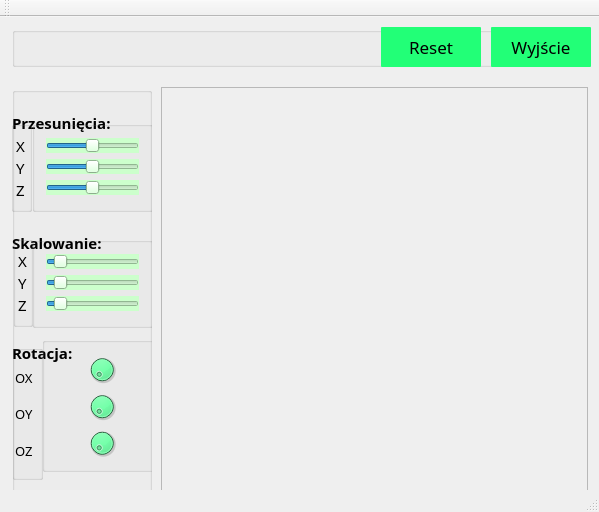
<?xml version="1.0" encoding="UTF-8"?>
<ui version="4.0">
 <class>MyWindow</class>
 <widget class="QMainWindow" name="MyWindow">
  <property name="geometry">
   <rect>
    <x>0</x>
    <y>0</y>
    <width>599</width>
    <height>512</height>
   </rect>
  </property>
  <property name="windowTitle">
   <string>Bryła 3D</string>
  </property>
  <widget class="QWidget" name="centralWidget">
   <widget class="QFrame" name="frame">
    <property name="geometry">
     <rect>
      <x>161</x>
      <y>70</y>
      <width>427</width>
      <height>427</height>
     </rect>
    </property>
    <property name="frameShape">
     <enum>QFrame::StyledPanel</enum>
    </property>
    <property name="frameShadow">
     <enum>QFrame::Raised</enum>
    </property>
   </widget>
   <widget class="QGroupBox" name="groupBox">
    <property name="geometry">
     <rect>
      <x>12</x>
      <y>70</y>
      <width>140</width>
      <height>427</height>
     </rect>
    </property>
    <property name="title">
     <string/>
    </property>
    <widget class="QLabel" name="Translacja">
     <property name="geometry">
      <rect>
       <x>0</x>
       <y>20</y>
       <width>131</width>
       <height>31</height>
      </rect>
     </property>
     <property name="font">
      <font>
       <family>Segoe UI Light</family>
       <pointsize>11</pointsize>
       <weight>75</weight>
       <bold>true</bold>
      </font>
     </property>
     <property name="text">
      <string>Przesunięcia:</string>
     </property>
    </widget>
    <widget class="QLabel" name="Skalowanie">
     <property name="geometry">
      <rect>
       <x>0</x>
       <y>140</y>
       <width>131</width>
       <height>31</height>
      </rect>
     </property>
     <property name="font">
      <font>
       <family>Segoe UI Light</family>
       <pointsize>11</pointsize>
       <weight>75</weight>
       <bold>true</bold>
      </font>
     </property>
     <property name="text">
      <string>Skalowanie:</string>
     </property>
    </widget>
    <widget class="QLabel" name="Rotacja">
     <property name="geometry">
      <rect>
       <x>0</x>
       <y>250</y>
       <width>141</width>
       <height>31</height>
      </rect>
     </property>
     <property name="font">
      <font>
       <family>Segoe UI Light</family>
       <pointsize>11</pointsize>
       <weight>75</weight>
       <bold>true</bold>
      </font>
     </property>
     <property name="text">
      <string>Rotacja:</string>
     </property>
    </widget>
    <widget class="QGroupBox" name="g1_2">
     <property name="geometry">
      <rect>
       <x>-1</x>
       <y>34</y>
       <width>21</width>
       <height>91</height>
      </rect>
     </property>
     <property name="font">
      <font>
       <family>Segoe UI Light</family>
       <pointsize>11</pointsize>
      </font>
     </property>
     <layout class="QVBoxLayout" name="g1">
      <property name="leftMargin">
       <number>2</number>
      </property>
      <property name="rightMargin">
       <number>2</number>
      </property>
      <item>
       <widget class="QLabel" name="x1">
        <property name="text">
         <string>X</string>
        </property>
       </widget>
      </item>
      <item>
       <widget class="QLabel" name="y1">
        <property name="text">
         <string>Y</string>
        </property>
       </widget>
      </item>
      <item>
       <widget class="QLabel" name="z1">
        <property name="text">
         <string>Z</string>
        </property>
       </widget>
      </item>
     </layout>
    </widget>
    <widget class="QGroupBox" name="g2">
     <property name="geometry">
      <rect>
       <x>20</x>
       <y>34</y>
       <width>121</width>
       <height>91</height>
      </rect>
     </property>
     <layout class="QVBoxLayout" name="verticalLayout_3">
      <item>
       <widget class="QSlider" name="translacjaX">
        <property name="styleSheet">
         <string notr="true">background:#CCFFCC;</string>
        </property>
        <property name="minimum">
         <number>-400</number>
        </property>
        <property name="maximum">
         <number>400</number>
        </property>
        <property name="sliderPosition">
         <number>0</number>
        </property>
        <property name="orientation">
         <enum>Qt::Horizontal</enum>
        </property>
       </widget>
      </item>
      <item>
       <widget class="QSlider" name="translacjaY">
        <property name="styleSheet">
         <string notr="true">background:#CCFFCC;</string>
        </property>
        <property name="minimum">
         <number>-400</number>
        </property>
        <property name="maximum">
         <number>400</number>
        </property>
        <property name="sliderPosition">
         <number>0</number>
        </property>
        <property name="orientation">
         <enum>Qt::Horizontal</enum>
        </property>
       </widget>
      </item>
      <item>
       <widget class="QSlider" name="translacjaZ">
        <property name="styleSheet">
         <string notr="true">background:#CCFFCC;</string>
        </property>
        <property name="minimum">
         <number>-400</number>
        </property>
        <property name="maximum">
         <number>400</number>
        </property>
        <property name="orientation">
         <enum>Qt::Horizontal</enum>
        </property>
       </widget>
      </item>
     </layout>
    </widget>
    <widget class="QGroupBox" name="g3">
     <property name="geometry">
      <rect>
       <x>1</x>
       <y>149</y>
       <width>20</width>
       <height>91</height>
      </rect>
     </property>
     <property name="font">
      <font>
       <family>Segoe UI Light</family>
       <pointsize>11</pointsize>
      </font>
     </property>
     <layout class="QVBoxLayout" name="verticalLayout_2">
      <property name="leftMargin">
       <number>2</number>
      </property>
      <property name="rightMargin">
       <number>2</number>
      </property>
      <item>
       <widget class="QLabel" name="x2">
        <property name="text">
         <string>X</string>
        </property>
       </widget>
      </item>
      <item>
       <widget class="QLabel" name="y2">
        <property name="text">
         <string>Y</string>
        </property>
       </widget>
      </item>
      <item>
       <widget class="QLabel" name="z2">
        <property name="text">
         <string>Z</string>
        </property>
       </widget>
      </item>
     </layout>
    </widget>
    <widget class="QGroupBox" name="g4">
     <property name="geometry">
      <rect>
       <x>20</x>
       <y>150</y>
       <width>121</width>
       <height>91</height>
      </rect>
     </property>
     <layout class="QVBoxLayout" name="verticalLayout_4">
      <item>
       <widget class="QSlider" name="skalowanieX">
        <property name="styleSheet">
         <string notr="true">background:#CCFFCC;</string>
        </property>
        <property name="minimum">
         <number>1</number>
        </property>
        <property name="maximum">
         <number>100</number>
        </property>
        <property name="value">
         <number>10</number>
        </property>
        <property name="orientation">
         <enum>Qt::Horizontal</enum>
        </property>
       </widget>
      </item>
      <item>
       <widget class="QSlider" name="skalowanieY">
        <property name="styleSheet">
         <string notr="true">background:#CCFFCC;</string>
        </property>
        <property name="minimum">
         <number>1</number>
        </property>
        <property name="maximum">
         <number>100</number>
        </property>
        <property name="value">
         <number>10</number>
        </property>
        <property name="orientation">
         <enum>Qt::Horizontal</enum>
        </property>
       </widget>
      </item>
      <item>
       <widget class="QSlider" name="skalowanieZ">
        <property name="styleSheet">
         <string notr="true">background:#CCFFCC;</string>
        </property>
        <property name="minimum">
         <number>1</number>
        </property>
        <property name="maximum">
         <number>100</number>
        </property>
        <property name="value">
         <number>10</number>
        </property>
        <property name="orientation">
         <enum>Qt::Horizontal</enum>
        </property>
       </widget>
      </item>
     </layout>
    </widget>
    <widget class="QGroupBox" name="g5">
     <property name="geometry">
      <rect>
       <x>0</x>
       <y>258</y>
       <width>31</width>
       <height>135</height>
      </rect>
     </property>
     <property name="font">
      <font>
       <family>Segoe UI Light</family>
       <pointsize>10</pointsize>
      </font>
     </property>
     <layout class="QVBoxLayout" name="verticalLayout_6">
      <property name="leftMargin">
       <number>0</number>
      </property>
      <property name="rightMargin">
       <number>0</number>
      </property>
      <item>
       <widget class="QLabel" name="x3">
        <property name="text">
         <string>OX</string>
        </property>
       </widget>
      </item>
      <item>
       <widget class="QLabel" name="y3">
        <property name="text">
         <string>OY</string>
        </property>
       </widget>
      </item>
      <item>
       <widget class="QLabel" name="z3">
        <property name="text">
         <string>OZ</string>
        </property>
       </widget>
      </item>
     </layout>
    </widget>
    <widget class="QGroupBox" name="g6">
     <property name="geometry">
      <rect>
       <x>30</x>
       <y>250</y>
       <width>120</width>
       <height>135</height>
      </rect>
     </property>
     <layout class="QVBoxLayout" name="verticalLayout_5">
      <item>
       <widget class="QDial" name="rotacjaX">
        <property name="styleSheet">
         <string notr="true">background: #22FF77</string>
        </property>
        <property name="maximum">
         <number>628</number>
        </property>
       </widget>
      </item>
      <item>
       <widget class="QDial" name="rotacjaY">
        <property name="styleSheet">
         <string notr="true">background: #22FF77</string>
        </property>
        <property name="maximum">
         <number>628</number>
        </property>
       </widget>
      </item>
      <item>
       <widget class="QDial" name="rotacjaZ">
        <property name="styleSheet">
         <string notr="true">background: #22FF77</string>
        </property>
        <property name="maximum">
         <number>628</number>
        </property>
       </widget>
      </item>
     </layout>
    </widget>
   </widget>
   <widget class="QGroupBox" name="groupBox1">
    <property name="geometry">
     <rect>
      <x>12</x>
      <y>10</y>
      <width>579</width>
      <height>40</height>
     </rect>
    </property>
    <property name="title">
     <string/>
    </property>
    <widget class="QPushButton" name="reset">
     <property name="geometry">
      <rect>
       <x>369</x>
       <y>0</y>
       <width>100</width>
       <height>40</height>
      </rect>
     </property>
     <property name="font">
      <font>
       <family>Segoe UI Light</family>
       <pointsize>13</pointsize>
      </font>
     </property>
     <property name="cursor">
      <cursorShape>CrossCursor</cursorShape>
     </property>
     <property name="styleSheet">
      <string notr="true">background: #22FF77; border-radius: 1px;</string>
     </property>
     <property name="text">
      <string>Reset</string>
     </property>
    </widget>
    <widget class="QPushButton" name="quit">
     <property name="geometry">
      <rect>
       <x>479</x>
       <y>0</y>
       <width>100</width>
       <height>40</height>
      </rect>
     </property>
     <property name="font">
      <font>
       <family>Segoe UI Light</family>
       <pointsize>13</pointsize>
      </font>
     </property>
     <property name="cursor">
      <cursorShape>CrossCursor</cursorShape>
     </property>
     <property name="styleSheet">
      <string notr="true">background: #22FF77; border-radius: 1px;</string>
     </property>
     <property name="text">
      <string>Wyjście</string>
     </property>
    </widget>
   </widget>
   <zorder>groupBox</zorder>
   <zorder>frame</zorder>
   <zorder>groupBox1</zorder>
  </widget>
  <widget class="QMenuBar" name="menuBar">
   <property name="geometry">
    <rect>
     <x>0</x>
     <y>0</y>
     <width>599</width>
     <height>22</height>
    </rect>
   </property>
  </widget>
  <widget class="QToolBar" name="mainToolBar">
   <attribute name="toolBarArea">
    <enum>TopToolBarArea</enum>
   </attribute>
   <attribute name="toolBarBreak">
    <bool>false</bool>
   </attribute>
  </widget>
  <widget class="QStatusBar" name="statusBar"/>
 </widget>
 <layoutdefault spacing="6" margin="11"/>
 <resources/>
 <connections/>
</ui>
